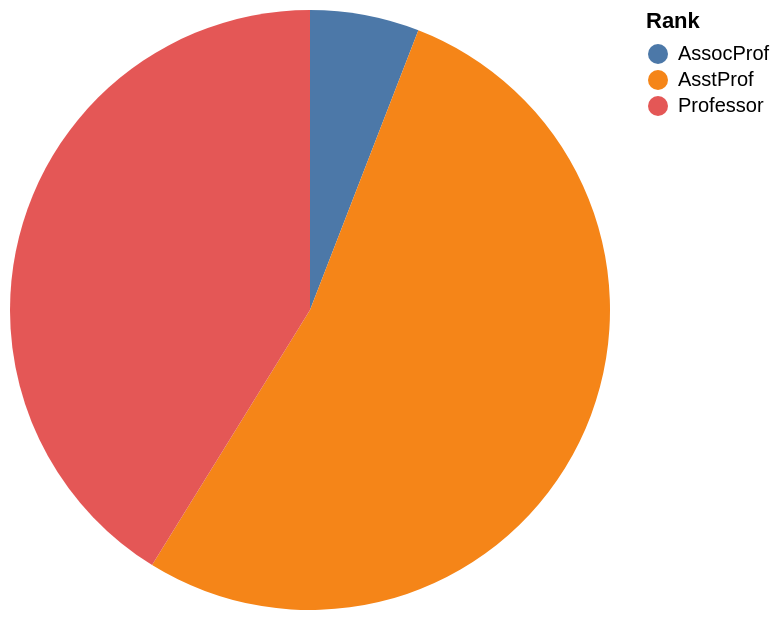

Here is the Vega-Lite specification saved for this chart:
### Vega-Lite specification from a JSON file in a GitHub repository (floating-point values rounded to 4 significant figures)
{"data": {"values": [{"x_data": "AssocProf", "y_data": 2}, {"x_data": "AsstProf", "y_data": 18}, {"x_data": "Professor", "y_data": 14}]}, "mark": "arc", "encoding": {"theta": {"field": "y_data", "type": "quantitative", "title": "count(*)"}, "color": {"field": "x_data", "type": "nominal", "title": "Rank"}}}
